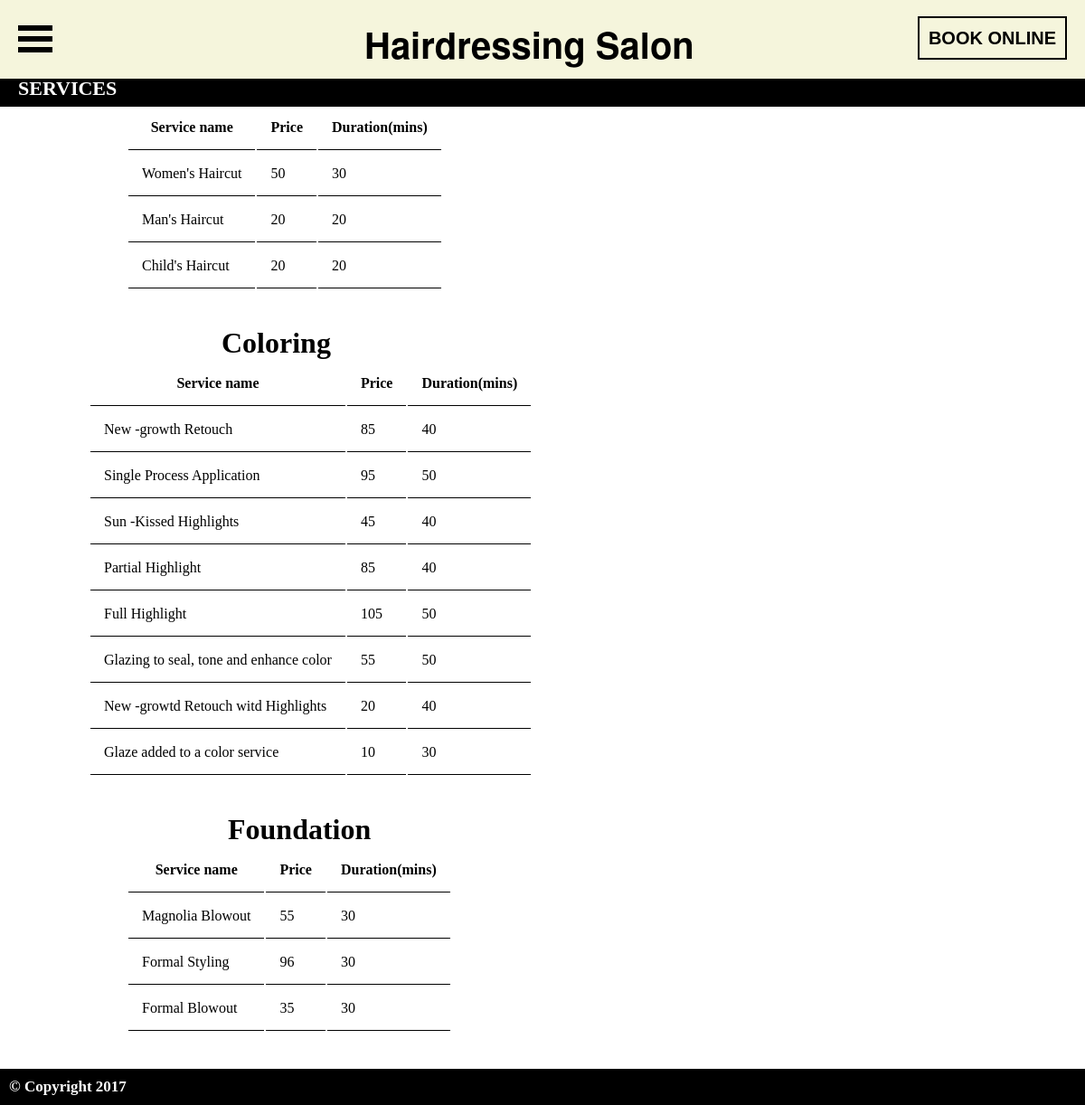
Page /Services.php on the committed database.
### tables this page shows
CREATE TABLE `services` (
  `id` int(11) NOT NULL,
  `category` int(11) NOT NULL,
  `service_name` varchar(50) DEFAULT NULL,
  `price` int(11) DEFAULT NULL,
  `duration` int(11) DEFAULT NULL
);

### Services.php (the view, shortened to what this page needs)
<?php
include('db.php');
?>
<!DOCTYPE html>
<html>
<head>
<?php
include('header.php');
?>
</head>
<link rel="stylesheet" type="text/css" href="Services.css">
<link rel="stylesheet" type="text/css" href="header.css">
<link rel="stylesheet" type="text/css" href="footeri.css">
<body>
    <div id="black">
        <h2>SERVICES</h2>
        </div>
	<main>
        <?php
$query = mysqli_query($conn, "select * from services where category = 0;");
?>
		<table class="tabela move2">
			<h1 id="naslov2">Cutting</h1>
			<tr>
				<th>Service name</th>
    			<th>Price</th>
    			<th>Duration(mins)</th>
    		</tr>
    		<?php
        while($row = mysqli_fetch_assoc($query)) { ?>
            <tr>
                <td>
                    <?php echo $row['service_name'] ?>
                </td>
                <td>
                    <?php echo $row['price'] ?>
                </td>
                <td>
                    <?php echo $row['duration'] ?>
                </td>
            </tr>
        <?php } ?>
		</table>
        <?php
$query = mysqli_query($conn, "select * from services where category = 1;");
?>
		<table class="tabela">
			<h1 id="naslov">Coloring</h1>
    		<tr>
    			<th>Service name</th>
    			<th>Price</th>
    			<th>Duration(mins)</th>
       		</tr>
    		<?php
        while($row = mysqli_fetch_assoc($query)) { ?>
            <tr>
                <td>
                    <?php echo $row['service_name']?>
                </td>
                <td>
                    <?php echo $row['price'] ?>
                </td>
                <td>
                    <?php echo $row['duration'] ?>
                </td>
            </tr>
        <?php } ?>
		</table>
        <?php
$query = mysqli_query($conn, "select * from services where category = 2;");
?>
		<table class="tabela move2">
			<h1 id="naslov2">Foundation</h1>
			<tr>
				<th>Service name</th>
    			<th>Price</th>
    			<th>Duration(mins)</th>
    		</tr>
    		<?php
        while($row = mysqli_fetch_assoc($query)) { ?>
            <tr>
                <td>
                    <?php echo $row['service_name']?>
                </td>
                <td>
                    <?php echo $row['price'] ?>
                </td>
                <td>
                    <?php echo $row['duration'] ?>
                </td>
            </tr>
        <?php } ?>
    	</table>
	</main>
    <?php
include('footer.php'); ?>
</body>
</html>

### header.php (shortened to what this page needs)
<link rel="stylesheet" type="text/css" href="header.css">
	<header>
	<div class="icon" style="cursor:pointer;" onclick="openNav()">
	<div></div>
	<div></div>
	<div></div>
	</div>
	<h1>Hairdressing Salon</h1>
	<a href="dd_bh.php">
	<div id="booking">
		BOOK ONLINE
	</div>
</a>
</header>

### footer.php
<link rel="stylesheet" type="text/css" href="footeri.css">
<footer>
	&copy; Copyright 2017
	</footer>

### header.css (style rules this page uses)
body { margin-top: 78px; }
header { background-color: beige; z-index:2; overflow: hidden; position: fixed; top: 0; width: 100%; }
.icon { float:left; padding:15px; padding-top:22px; padding-left:20px; }
.icon div { width: 38px; height: 6px; background-color: black; margin: 6px 0; }
header h1 { font-family:Helvetica Neue; font-weight: bold; font-size:40px; float:left; padding:20px; padding-bottom: 10px; text-align: center; padding-left:330px; color:black; }
#booking { float:right; padding:10px; font-size:20px; font-weight: bold; padding-top:11px; font-family: Arial; border:2px black solid; margin-top:18px; margin-right: 20px; color:black; background-color: beige; }

### Services.css (style rules this page uses)
main { width: 700px; }
.tabela { margin:auto 0; margin-left: 14%; margin-bottom: 40px; }
.tabela th, td { border-bottom: 1px solid black; border-collapse: collapse; }
.tabela th, td { padding: 15px; }
#naslov { display: inline-block; margin-left: 35%; }
#naslov2 { display: inline-block; margin-left: 36%; }
.move2 { margin-left: 20%; }
#black { background-color: black; width: 100%; height:40px; position: fixed; z-index: 1; top:78px; }
#black h2 { color:white; font-size:22px; font-weight: bold; float:left; padding:5px; padding-top:7px; padding-left:20px; }

### footeri.css (style rules this page uses)
* { margin:0; padding:0; }
footer { width:100%; box-sizing: border-box; color:white; background-color: black; padding-top:10px; padding-bottom:10px; padding-left:10px; padding-right:0; font-size: 17px; font-weight: bold; }

### rows in the picture
services: service_name "Women's Haircut", price "50", duration "30"
services: service_name "Man's Haircut", price "20", duration "20"
services: service_name "Child's Haircut", price "20", duration "20"
services: service_name "New -growth Retouch", price "85", duration "40"
services: service_name "Single Process Application", price "95", duration "50"
services: service_name "Sun -Kissed Highlights", price "45", duration "40"
services: service_name "Partial Highlight", price "85", duration "40"
services: service_name "Full Highlight", price "105", duration "50"
services: service_name "Glazing to seal, tone and enhance color", price "55", duration "50"
services: service_name "New -growtd Retouch witd Highlights", price "20", duration "40"
services: service_name "Glaze added to a color service", price "10", duration "30"
services: service_name "Magnolia Blowout", price "55", duration "30"
services: service_name "Formal Styling", price "96", duration "30"
services: service_name "Formal Blowout", price "35", duration "30"
